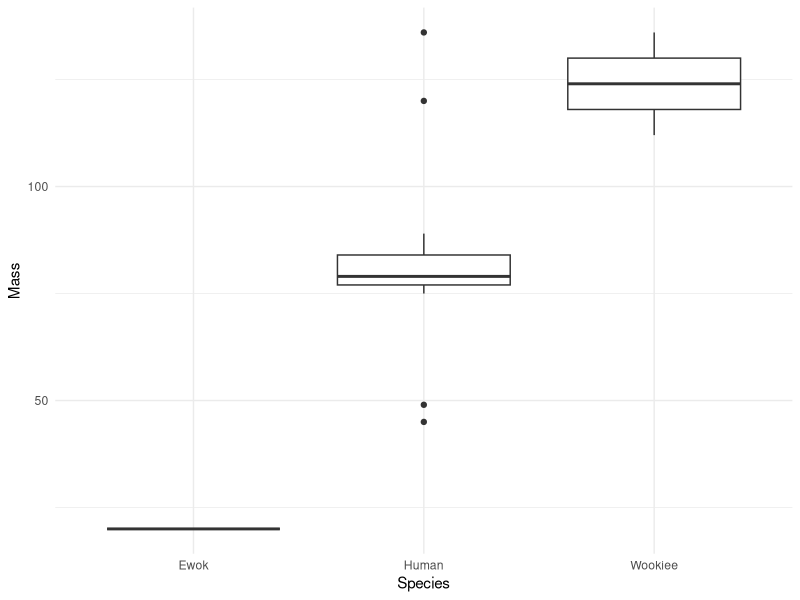

The R source for this figure:
## ---- chunk 1
# Include your code below:
library(tidyverse)
data("midwest")

print(head(midwest))
## ---- chunk 2
# Include your code below:
task3 <- midwest |>
  filter(inmetro == 1)

task3
## ---- chunk 3
# Include your code below:
task4 <- midwest |>
  filter(state == "IL")

task4
## ---- chunk 4
# Include your code below:
task5 <- midwest |>
  filter(state == "IL") |>
  filter(inmetro == 1)

task5
## ---- chunk 5
# Include your code below:
task6 <- midwest |>
  filter(state %in% c("IL", "IN") )

task6
## ---- chunk 6
# Include your code below:
task7 <- midwest |>
  filter(percwhite < 50)

task7
## ---- chunk 7
# Include your code below:
task8 <- midwest |>
  filter(county == "ADAMS")

task8
## ---- chunk 8
# Include your code below:
high_children_poverty <- midwest |>
  filter(percchildbelowpovert > 25 )

high_children_poverty
## ---- chunk 9
# Include your code below:
task10 <- midwest |>
  arrange(poptotal)

task10
## ---- chunk 10
# Include your code below:
task11 <- high_children_poverty |>
  arrange(desc(percchildbelowpovert))

task11
## ---- chunk 11
# Include your code below:
data("starwars")
head(starwars)
## ---- chunk 12
# Include your code below:
starwars_subset <- starwars |>
  select(height, mass, gender, species) |>
  filter(species %in% c("Ewok", "Human", "Wookiee"))

starwars_subset
## ---- chunk 13
# Include your code below:
head(starwars_subset)
## ---- chunk 14
# Include your code below:
ggplot(starwars_subset, aes(x = species, y = mass)) +
  geom_boxplot() +
  theme_minimal() +
  labs(x = "Species",
       y = "Mass")
